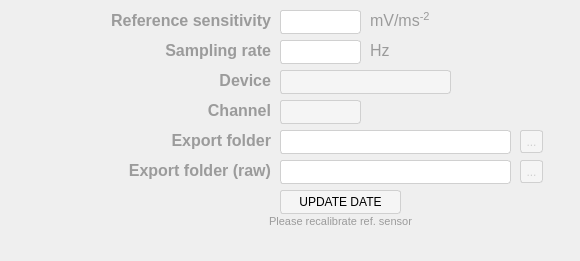
       <widget class="QWidget" name="widget_ref" native="true">
        <property name="geometry">
         <rect>
          <x>0</x>
          <y>180</y>
          <width>580</width>
          <height>261</height>
         </rect>
        </property>
        <property name="styleSheet">
         <string notr="true">background-color: rgba(255, 255, 255,0
);</string>
        </property>
        <widget class="QLabel" name="setting_export_ref_folder_label">
         <property name="geometry">
          <rect>
           <x>10</x>
           <y>130</y>
           <width>261</width>
           <height>21</height>
          </rect>
         </property>
         <property name="font">
          <font>
           <pointsize>12</pointsize>
           <bold>true</bold>
          </font>
         </property>
         <property name="layoutDirection">
          <enum>Qt::LeftToRight</enum>
         </property>
         <property name="styleSheet">
          <string notr="true">color: rgb(155, 155, 155);
background-color: rgba(255, 255, 255, 0);</string>
         </property>
         <property name="text">
          <string>Export folder</string>
         </property>
         <property name="alignment">
          <set>Qt::AlignRight|Qt::AlignTrailing|Qt::AlignVCenter</set>
         </property>
        </widget>
        <widget class="QLabel" name="settings_devie_label">
         <property name="geometry">
          <rect>
           <x>0</x>
           <y>70</y>
           <width>271</width>
           <height>21</height>
          </rect>
         </property>
         <property name="font">
          <font>
           <pointsize>12</pointsize>
           <bold>true</bold>
          </font>
         </property>
         <property name="layoutDirection">
          <enum>Qt::LeftToRight</enum>
         </property>
         <property name="styleSheet">
          <string notr="true">color: rgb(155, 155, 155);
background-color: rgba(255, 255, 255, 0);</string>
         </property>
         <property name="text">
          <string>Device</string>
         </property>
         <property name="alignment">
          <set>Qt::AlignRight|Qt::AlignTrailing|Qt::AlignVCenter</set>
         </property>
        </widget>
        <widget class="QLabel" name="settings_channel_label">
         <property name="geometry">
          <rect>
           <x>-20</x>
           <y>100</y>
           <width>291</width>
           <height>21</height>
          </rect>
         </property>
         <property name="font">
          <font>
           <pointsize>12</pointsize>
           <bold>true</bold>
          </font>
         </property>
         <property name="layoutDirection">
          <enum>Qt::LeftToRight</enum>
         </property>
         <property name="styleSheet">
          <string notr="true">color: rgb(155, 155, 155);
background-color: rgba(255, 255, 255, 0);</string>
         </property>
         <property name="text">
          <string>Channel</string>
         </property>
         <property name="alignment">
          <set>Qt::AlignRight|Qt::AlignTrailing|Qt::AlignVCenter</set>
         </property>
        </widget>
        <widget class="QLabel" name="setting_sampl_rate_ref_label">
         <property name="geometry">
          <rect>
           <x>0</x>
           <y>30</y>
           <width>271</width>
           <height>41</height>
          </rect>
         </property>
         <property name="font">
          <font>
           <pointsize>12</pointsize>
           <bold>true</bold>
          </font>
         </property>
         <property name="layoutDirection">
          <enum>Qt::LeftToRight</enum>
         </property>
         <property name="styleSheet">
          <string notr="true">color: rgb(155, 155, 155);
background-color: rgba(255, 255, 255, 0);</string>
         </property>
         <property name="text">
          <string>Sampling rate</string>
         </property>
         <property name="alignment">
          <set>Qt::AlignRight|Qt::AlignTrailing|Qt::AlignVCenter</set>
         </property>
        </widget>
        <widget class="QComboBox" name="ref_device_comboBox">
         <property name="geometry">
          <rect>
           <x>280</x>
           <y>70</y>
           <width>171</width>
           <height>24</height>
          </rect>
         </property>
         <property name="styleSheet">
          <string notr="true">QComboBox{
border: 1px solid gray;
border-color:rgb(208,208,208);
border-radius: 3px;
background-color: rgb(245, 245, 245);
color: rgb(0, 0, 0);
}
QComboBox:hover {
	background-color: rgba(150, 190, 13, 100);
}
    QComboBox::down-arrow {
        image: none;
    }
    QComboBox::drop-down {
        border: 0;
        width: 0px;
    }
    QComboBox QAbstractItemView::item:selected {
        color: white;
        background-color: rgba(150, 190, 13, 100);
    }
    QComboBox QAbstractItemView::item:hover {
        color: white;
        background-color: rgba(150, 190, 13, 100);
    }
</string>
         </property>
        </widget>
        <widget class="QLineEdit" name="ref_sampling_rate_line">
         <property name="enabled">
          <bool>false</bool>
         </property>
         <property name="geometry">
          <rect>
           <x>280</x>
           <y>40</y>
           <width>81</width>
           <height>24</height>
          </rect>
         </property>
         <property name="styleSheet">
          <string notr="true">QLineEdit{
border: 1px solid gray;
border-color:rgb(208,208,208);
border-radius: 3px;
background-color: rgb(255, 255, 255);
color: rgb(0, 0, 0);
}
QLineEdit::Disabled{
color: rgb(208,208,208);
}

</string>
         </property>
         <property name="text">
          <string/>
         </property>
         <property name="alignment">
          <set>Qt::AlignRight|Qt::AlignTrailing|Qt::AlignVCenter</set>
         </property>
        </widget>
        <widget class="QLineEdit" name="ref_exp_folder_line">
         <property name="enabled">
          <bool>false</bool>
         </property>
         <property name="geometry">
          <rect>
           <x>280</x>
           <y>130</y>
           <width>231</width>
           <height>24</height>
          </rect>
         </property>
         <property name="styleSheet">
          <string notr="true">QLineEdit{
border: 1px solid gray;
border-color:rgb(208,208,208);
border-radius: 3px;
background-color: rgb(255, 255, 255);
color: rgb(0, 0, 0);
}
QLineEdit::Disabled{
color: rgb(208,208,208);
}

</string>
         </property>
        </widget>
        <widget class="QComboBox" name="ref_channel_comboBox">
         <property name="geometry">
          <rect>
           <x>280</x>
           <y>100</y>
           <width>81</width>
           <height>24</height>
          </rect>
         </property>
         <property name="styleSheet">
          <string notr="true">QComboBox{
border: 1px solid gray;
border-color:rgb(208,208,208);
border-radius: 3px;
background-color: rgb(245, 245, 245);
color: rgb(0, 0, 0);
}
QComboBox:hover {
	background-color: rgba(150, 190, 13, 100);
}
    QComboBox::down-arrow {
        image: none;
    }
    QComboBox::drop-down {
        border: 0;
        width: 0px;
    }
    QComboBox QAbstractItemView::item:selected {
        color: white;
        background-color: rgba(150, 190, 13, 100);
    }
    QComboBox QAbstractItemView::item:hover {
        color: white;
        background-color: rgba(150, 190, 13, 100);
    }
</string>
         </property>
        </widget>
        <widget class="QLabel" name="settings_export_raw_label">
         <property name="geometry">
          <rect>
           <x>10</x>
           <y>160</y>
           <width>261</width>
           <height>21</height>
          </rect>
         </property>
         <property name="font">
          <font>
           <pointsize>12</pointsize>
           <bold>true</bold>
          </font>
         </property>
         <property name="layoutDirection">
          <enum>Qt::LeftToRight</enum>
         </property>
         <property name="styleSheet">
          <string notr="true">color: rgb(155, 155, 155);
background-color: rgba(255, 255, 255, 0);</string>
         </property>
         <property name="text">
          <string>Export folder (raw)</string>
         </property>
         <property name="alignment">
          <set>Qt::AlignRight|Qt::AlignTrailing|Qt::AlignVCenter</set>
         </property>
        </widget>
        <widget class="QLineEdit" name="ref_exp_folder_raw_line">
         <property name="enabled">
          <bool>false</bool>
         </property>
         <property name="geometry">
          <rect>
           <x>280</x>
           <y>160</y>
           <width>231</width>
           <height>24</height>
          </rect>
         </property>
         <property name="styleSheet">
          <string notr="true">QLineEdit{
border: 1px solid gray;
border-color:rgb(208,208,208);
border-radius: 3px;
background-color: rgb(255, 255, 255);
color: rgb(0, 0, 0);
}
QLineEdit::Disabled{
color: rgb(208,208,208);
}

</string>
         </property>
        </widget>
        <widget class="QToolButton" name="ref_exp_fold_btn">
         <property name="enabled">
          <bool>false</bool>
         </property>
         <property name="geometry">
          <rect>
           <x>520</x>
           <y>130</y>
           <width>23</width>
           <height>23</height>
          </rect>
         </property>
         <property name="styleSheet">
          <string notr="true">QToolButton {border: 1px solid gray;
border-color:rgb(208,208,208);
border-radius: 3px;
background-color: rgb(245, 245, 245);
color: rgb(0, 0, 0);}
QToolButton:hover {
	background-color: rgba(150, 190, 13, 100);
}
QToolButton:disabled {
	color: rgb(208,208,208);
}</string>
         </property>
         <property name="text">
          <string>...</string>
         </property>
        </widget>
        <widget class="QLabel" name="settings_hz1_label">
         <property name="geometry">
          <rect>
           <x>370</x>
           <y>40</y>
           <width>61</width>
           <height>21</height>
          </rect>
         </property>
         <property name="font">
          <font>
           <pointsize>12</pointsize>
          </font>
         </property>
         <property name="styleSheet">
          <string notr="true">color: rgb(155, 155, 155);
background-color: rgba(255, 255, 255, 0);</string>
         </property>
         <property name="text">
          <string>Hz</string>
         </property>
        </widget>
        <widget class="QToolButton" name="ref_export_fold_raw_btn">
         <property name="enabled">
          <bool>false</bool>
         </property>
         <property name="geometry">
          <rect>
           <x>520</x>
           <y>160</y>
           <width>23</width>
           <height>23</height>
          </rect>
         </property>
         <property name="styleSheet">
          <string notr="true">QToolButton {border: 1px solid gray;
border-color:rgb(208,208,208);
border-radius: 3px;
background-color: rgb(245, 245, 245);
color: rgb(0, 0, 0);}
QToolButton:hover {
	background-color: rgba(150, 190, 13, 100);
}
QToolButton:disabled {
	color: rgb(208,208,208);
}</string>
         </property>
         <property name="text">
          <string>...</string>
         </property>
        </widget>
        <widget class="QLabel" name="settings_ref_cal_sens_label">
         <property name="geometry">
          <rect>
           <x>0</x>
           <y>10</y>
           <width>271</width>
           <height>21</height>
          </rect>
         </property>
         <property name="font">
          <font>
           <pointsize>12</pointsize>
           <bold>true</bold>
          </font>
         </property>
         <property name="layoutDirection">
          <enum>Qt::LeftToRight</enum>
         </property>
         <property name="styleSheet">
          <string notr="true">color: rgb(155, 155, 155);
background-color: rgba(255, 255, 255, 0);</string>
         </property>
         <property name="text">
          <string>Reference sensitivity</string>
         </property>
         <property name="alignment">
          <set>Qt::AlignRight|Qt::AlignTrailing|Qt::AlignVCenter</set>
         </property>
        </widget>
        <widget class="QLineEdit" name="calib_ref_sensitivity_line">
         <property name="enabled">
          <bool>false</bool>
         </property>
         <property name="geometry">
          <rect>
           <x>280</x>
           <y>10</y>
           <width>81</width>
           <height>24</height>
          </rect>
         </property>
         <property name="styleSheet">
          <string notr="true">QLineEdit{
border: 1px solid gray;
border-color:rgb(208,208,208);
border-radius: 3px;
background-color: rgb(255, 255, 255);
color: rgb(0, 0, 0);
}
QLineEdit::Disabled{
color: rgb(208,208,208);
}

</string>
         </property>
         <property name="text">
          <string/>
         </property>
         <property name="alignment">
          <set>Qt::AlignRight|Qt::AlignTrailing|Qt::AlignVCenter</set>
         </property>
        </widget>
        <widget class="QLabel" name="settings_hz1_label_2">
         <property name="geometry">
          <rect>
           <x>370</x>
           <y>10</y>
           <width>61</width>
           <height>21</height>
          </rect>
         </property>
         <property name="font">
          <font>
           <pointsize>12</pointsize>
          </font>
         </property>
         <property name="mouseTracking">
          <bool>true</bool>
         </property>
         <property name="styleSheet">
          <string notr="true">color: rgb(155, 155, 155);
background-color: rgba(255, 255, 255, 0);</string>
         </property>
         <property name="text">
          <string>&lt;html&gt;&lt;head/&gt;&lt;body&gt;&lt;p&gt;mV/ms&lt;span style=&quot; vertical-align:super;&quot;&gt;-2&lt;/span&gt;&lt;/p&gt;&lt;/body&gt;&lt;/html&gt;</string>
         </property>
        </widget>
        <widget class="QPushButton" name="btn_ref_calib_done">
         <property name="enabled">
          <bool>false</bool>
         </property>
         <property name="geometry">
          <rect>
           <x>280</x>
           <y>190</y>
           <width>121</width>
           <height>24</height>
          </rect>
         </property>
         <property name="styleSheet">
          <string notr="true">QPushButton {border: 1px solid gray;
border-color:rgb(208,208,208);
border-radius: 3px;
background-color: rgb(245, 245, 245);
color: rgb(0, 0, 0);}
QPushButton:hover {
	background-color: rgba(150, 190, 13, 100);
}</string>
         </property>
         <property name="text">
          <string>UPDATE DATE</string>
         </property>
        </widget>
        <widget class="QLabel" name="label_recalib">
         <property name="geometry">
          <rect>
           <x>200</x>
           <y>215</y>
           <width>281</width>
           <height>61</height>
          </rect>
         </property>
         <property name="font">
          <font>
           <pointsize>8</pointsize>
          </font>
         </property>
         <property name="styleSheet">
          <string notr="true">color: rgb(155, 155, 155);
background-color: rgba(255, 255, 255, 0);</string>
         </property>
         <property name="text">
          <string>Please recalibrate ref. sensor</string>
         </property>
         <property name="alignment">
          <set>Qt::AlignHCenter|Qt::AlignTop</set>
         </property>
        </widget>
       </widget>
